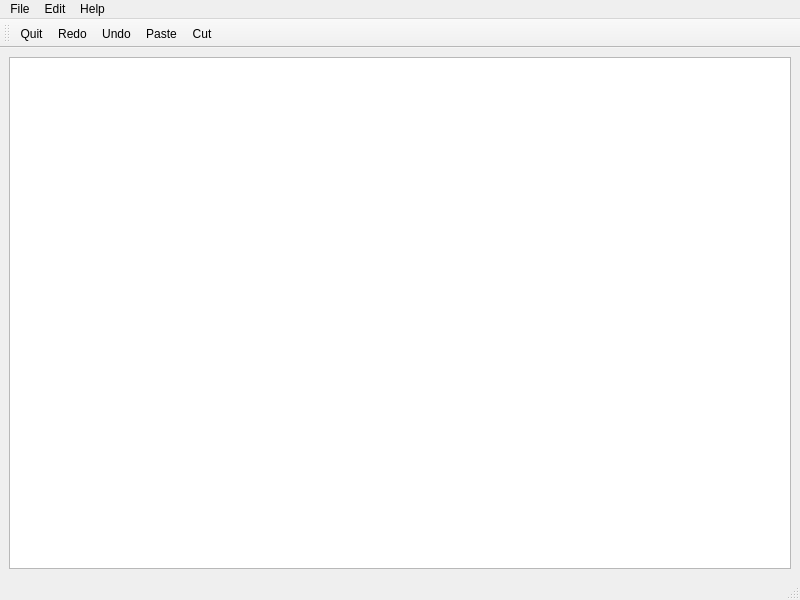
<?xml version="1.0" encoding="UTF-8"?>
<ui version="4.0">
 <class>MainWindow</class>
 <widget class="QMainWindow" name="MainWindow">
  <property name="geometry">
   <rect>
    <x>0</x>
    <y>0</y>
    <width>800</width>
    <height>600</height>
   </rect>
  </property>
  <property name="windowTitle">
   <string>MainWindow</string>
  </property>
  <widget class="QWidget" name="centralwidget">
   <layout class="QHBoxLayout" name="horizontalLayout">
    <item>
     <widget class="QTextEdit" name="textEdit"/>
    </item>
   </layout>
  </widget>
  <widget class="QMenuBar" name="menubar">
   <property name="geometry">
    <rect>
     <x>0</x>
     <y>0</y>
     <width>800</width>
     <height>21</height>
    </rect>
   </property>
   <widget class="QMenu" name="menuFile">
    <property name="title">
     <string>File</string>
    </property>
    <addaction name="actionOpen"/>
    <addaction name="actionSave"/>
    <addaction name="actionSave_As"/>
    <addaction name="actionQuit"/>
   </widget>
   <widget class="QMenu" name="menuEdit">
    <property name="title">
     <string>Edit</string>
    </property>
    <addaction name="actionCopy"/>
    <addaction name="actionCut"/>
    <addaction name="actionPaste"/>
    <addaction name="actionUndo"/>
    <addaction name="actionRedo"/>
   </widget>
   <widget class="QMenu" name="menuHelp">
    <property name="title">
     <string>Help</string>
    </property>
    <addaction name="actionTools"/>
   </widget>
   <addaction name="menuFile"/>
   <addaction name="menuEdit"/>
   <addaction name="menuHelp"/>
  </widget>
  <widget class="QStatusBar" name="statusbar"/>
  <widget class="QToolBar" name="toolBar">
   <property name="windowTitle">
    <string>toolBar</string>
   </property>
   <attribute name="toolBarArea">
    <enum>TopToolBarArea</enum>
   </attribute>
   <attribute name="toolBarBreak">
    <bool>false</bool>
   </attribute>
   <addaction name="actionQuit"/>
   <addaction name="actionRedo"/>
   <addaction name="actionUndo"/>
   <addaction name="actionPaste"/>
   <addaction name="actionCut"/>
  </widget>
  <action name="actionCopy">
   <property name="text">
    <string>Copy</string>
   </property>
  </action>
  <action name="actionCut">
   <property name="icon">
    <iconset resource="resource.qrc">
     <normaloff>:/images/scisors.png</normaloff>:/images/scisors.png</iconset>
   </property>
   <property name="text">
    <string>Cut</string>
   </property>
  </action>
  <action name="actionPaste">
   <property name="icon">
    <iconset resource="resource.qrc">
     <normaloff>:/images/paste.png</normaloff>:/images/paste.png</iconset>
   </property>
   <property name="text">
    <string>Paste</string>
   </property>
  </action>
  <action name="actionUndo">
   <property name="icon">
    <iconset resource="resource.qrc">
     <normaloff>:/images/undo.png</normaloff>:/images/undo.png</iconset>
   </property>
   <property name="text">
    <string>Undo</string>
   </property>
  </action>
  <action name="actionRedo">
   <property name="icon">
    <iconset resource="resource.qrc">
     <normaloff>:/images/redo.jpg</normaloff>:/images/redo.jpg</iconset>
   </property>
   <property name="text">
    <string>Redo</string>
   </property>
  </action>
  <action name="actionOpen">
   <property name="text">
    <string>Open</string>
   </property>
  </action>
  <action name="actionSave">
   <property name="text">
    <string>Save</string>
   </property>
  </action>
  <action name="actionSave_As">
   <property name="text">
    <string>Save As...</string>
   </property>
  </action>
  <action name="actionTools">
   <property name="text">
    <string>Tools</string>
   </property>
  </action>
  <action name="actionQuit">
   <property name="icon">
    <iconset resource="resource.qrc">
     <normaloff>:/images/quit.png</normaloff>:/images/quit.png</iconset>
   </property>
   <property name="text">
    <string>Quit</string>
   </property>
   <property name="toolTip">
    <string>Quit Application</string>
   </property>
  </action>
 </widget>
 <resources>
  <include location="resource.qrc"/>
 </resources>
 <connections/>
</ui>
